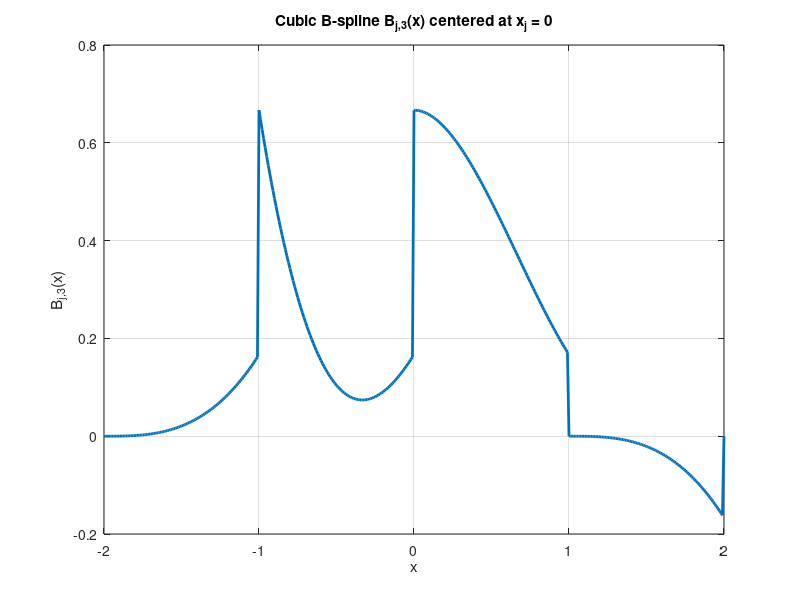

Here is the MATLAB script that generated this plot:
% Define the cubic B-spline function Bj3 based on the given conditions.
% This function will be evaluated for x values to plot the spline shape.

% Clear the workspace and figures
clear; clc; close all;

% Define the Bj,3 function as an anonymous function of x and xj
Bj3 = @(x, xj) arrayfun(@(xi) ...
    (xi >= -2 + xj && xi < -1 + xj) * ((xi - xj + 2)^3 / 6) + ...
    (xi >= -1 + xj && xi < 0 + xj) * ((-3 * (xi - xj)^3 + 3 * (xi - xj)^2 + 3 * (xi - xj) + 1) / 6) + ...
    (xi >= 0 + xj && xi < 1 + xj) * ((3 * (xi - xj)^3 - 6 * (xi - xj)^2 + 4) / 6) + ...
    (xi >= 1 + xj && xi < 2 + xj) * ((1 - (xi - xj))^3 / 6), ...
    x);

% Define x range for plotting
x_values = -2:0.01:2; % x range from -2 to 2
xj = 0; % Set xj for plotting the cubic B-spline centered at xj = 0

% Calculate Bj3 for the defined x range
Bj3_values = Bj3(x_values, xj);

% Plot the cubic B-spline
figure;
plot(x_values, Bj3_values, 'LineWidth', 2);
xlabel('x');
ylabel('B_{j,3}(x)');
title('Cubic B-spline B_{j,3}(x) centered at x_j = 0');
grid on;
